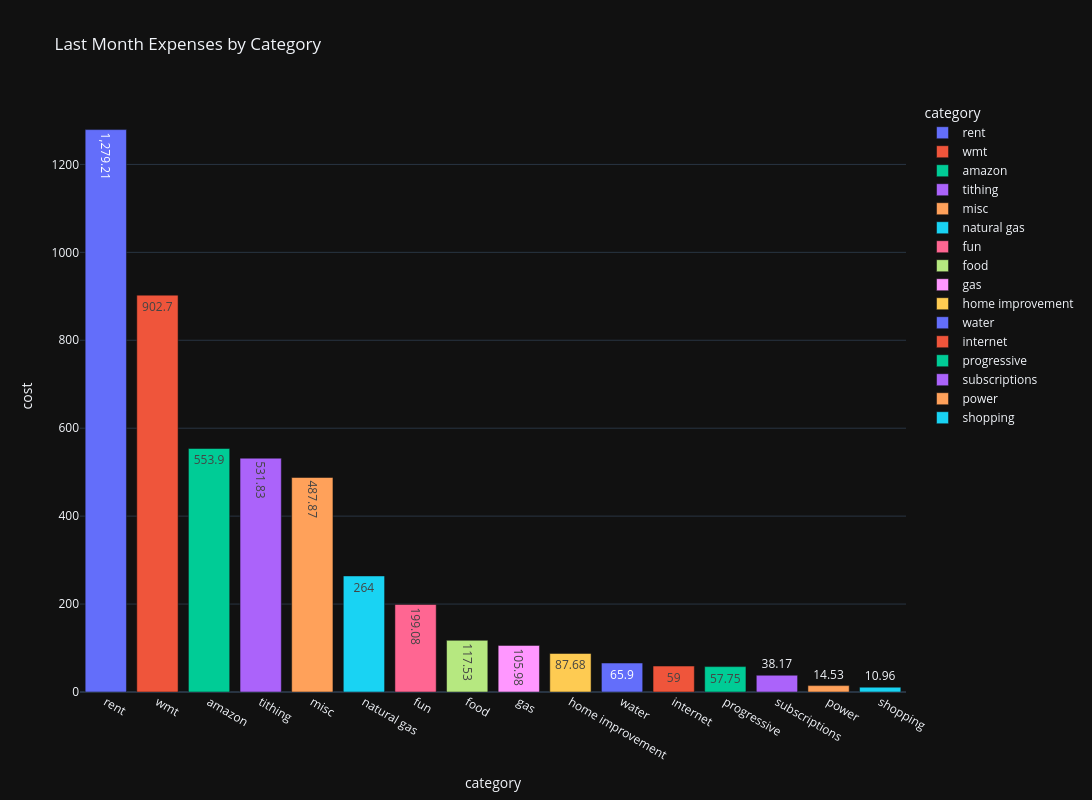

The code cell stored with this chart in its notebook:
### Markdown cell above
### Only October Numbers (wip)

### Code cell
tempDF = df.filter(pl.col('month') == last_month_int) \
            .group_by(['category']).agg(pl.sum("cost")) 

tempDF = tempDF.sort(by='cost', descending=True)

fig = px.bar(tempDF.to_pandas(), x="category", y="cost", color="category",
             title="Last Month Expenses by Category",
            #  category_orders={"monthName": month_order},
             template='plotly_dark',
             labels={'monthName':''},
             text_auto=True,
             height=800,
             width=1600)

fig.show()

### Figure 1 — Plotly figure (JSON) as saved in the notebook; plotly's stock layout.template omitted (floating-point values rounded to 4 significant figures)
{"data": [{"hovertemplate": "category=%{x}<br>cost=%{y}<extra></extra>", "legendgroup": "rent", "marker": {"color": "#636efa", "pattern": {"shape": ""}}, "name": "rent", "orientation": "v", "showlegend": true, "textposition": "auto", "texttemplate": "%{y}", "type": "bar", "x": ["rent"], "xaxis": "x", "y": [1279.0], "yaxis": "y"}, {"hovertemplate": "category=%{x}<br>cost=%{y}<extra></extra>", "legendgroup": "wmt", "marker": {"color": "#EF553B", "pattern": {"shape": ""}}, "name": "wmt", "orientation": "v", "showlegend": true, "textposition": "auto", "texttemplate": "%{y}", "type": "bar", "x": ["wmt"], "xaxis": "x", "y": [902.7], "yaxis": "y"}, {"hovertemplate": "category=%{x}<br>cost=%{y}<extra></extra>", "legendgroup": "amazon", "marker": {"color": "#00cc96", "pattern": {"shape": ""}}, "name": "amazon", "orientation": "v", "showlegend": true, "textposition": "auto", "texttemplate": "%{y}", "type": "bar", "x": ["amazon"], "xaxis": "x", "y": [553.9], "yaxis": "y"}, {"hovertemplate": "category=%{x}<br>cost=%{y}<extra></extra>", "legendgroup": "tithing", "marker": {"color": "#ab63fa", "pattern": {"shape": ""}}, "name": "tithing", "orientation": "v", "showlegend": true, "textposition": "auto", "texttemplate": "%{y}", "type": "bar", "x": ["tithing"], "xaxis": "x", "y": [531.8], "yaxis": "y"}, {"hovertemplate": "category=%{x}<br>cost=%{y}<extra></extra>", "legendgroup": "misc", "marker": {"color": "#FFA15A", "pattern": {"shape": ""}}, "name": "misc", "orientation": "v", "showlegend": true, "textposition": "auto", "texttemplate": "%{y}", "type": "bar", "x": ["misc"], "xaxis": "x", "y": [487.9], "yaxis": "y"}, {"hovertemplate": "category=%{x}<br>cost=%{y}<extra></extra>", "legendgroup": "natural gas", "marker": {"color": "#19d3f3", "pattern": {"shape": ""}}, "name": "natural gas", "orientation": "v", "showlegend": true, "textposition": "auto", "texttemplate": "%{y}", "type": "bar", "x": ["natural gas"], "xaxis": "x", "y": [264.0], "yaxis": "y"}, {"hovertemplate": "category=%{x}<br>cost=%{y}<extra></extra>", "legendgroup": "fun", "marker": {"color": "#FF6692", "pattern": {"shape": ""}}, "name": "fun", "orientation": "v", "showlegend": true, "textposition": "auto", "texttemplate": "%{y}", "type": "bar", "x": ["fun"], "xaxis": "x", "y": [199.1], "yaxis": "y"}, {"hovertemplate": "category=%{x}<br>cost=%{y}<extra></extra>", "legendgroup": "food", "marker": {"color": "#B6E880", "pattern": {"shape": ""}}, "name": "food", "orientation": "v", "showlegend": true, "textposition": "auto", "texttemplate": "%{y}", "type": "bar", "x": ["food"], "xaxis": "x", "y": [117.5], "yaxis": "y"}, {"hovertemplate": "category=%{x}<br>cost=%{y}<extra></extra>", "legendgroup": "gas", "marker": {"color": "#FF97FF", "pattern": {"shape": ""}}, "name": "gas", "orientation": "v", "showlegend": true, "textposition": "auto", "texttemplate": "%{y}", "type": "bar", "x": ["gas"], "xaxis": "x", "y": [106.0], "yaxis": "y"}, {"hovertemplate": "category=%{x}<br>cost=%{y}<extra></extra>", "legendgroup": "home improvement", "marker": {"color": "#FECB52", "pattern": {"shape": ""}}, "name": "home improvement", "orientation": "v", "showlegend": true, "textposition": "auto", "texttemplate": "%{y}", "type": "bar", "x": ["home improvement"], "xaxis": "x", "y": [87.68], "yaxis": "y"}, {"hovertemplate": "category=%{x}<br>cost=%{y}<extra></extra>", "legendgroup": "water", "marker": {"color": "#636efa", "pattern": {"shape": ""}}, "name": "water", "orientation": "v", "showlegend": true, "textposition": "auto", "texttemplate": "%{y}", "type": "bar", "x": ["water"], "xaxis": "x", "y": [65.9], "yaxis": "y"}, {"hovertemplate": "category=%{x}<br>cost=%{y}<extra></extra>", "legendgroup": "internet", "marker": {"color": "#EF553B", "pattern": {"shape": ""}}, "name": "internet", "orientation": "v", "showlegend": true, "textposition": "auto", "texttemplate": "%{y}", "type": "bar", "x": ["internet"], "xaxis": "x", "y": [59.0], "yaxis": "y"}, {"hovertemplate": "category=%{x}<br>cost=%{y}<extra></extra>", "legendgroup": "progressive", "marker": {"color": "#00cc96", "pattern": {"shape": ""}}, "name": "progressive", "orientation": "v", "showlegend": true, "textposition": "auto", "texttemplate": "%{y}", "type": "bar", "x": ["progressive"], "xaxis": "x", "y": [57.75], "yaxis": "y"}, {"hovertemplate": "category=%{x}<br>cost=%{y}<extra></extra>", "legendgroup": "subscriptions", "marker": {"color": "#ab63fa", "pattern": {"shape": ""}}, "name": "subscriptions", "orientation": "v", "showlegend": true, "textposition": "auto", "texttemplate": "%{y}", "type": "bar", "x": ["subscriptions"], "xaxis": "x", "y": [38.17], "yaxis": "y"}, {"hovertemplate": "category=%{x}<br>cost=%{y}<extra></extra>", "legendgroup": "power", "marker": {"color": "#FFA15A", "pattern": {"shape": ""}}, "name": "power", "orientation": "v", "showlegend": true, "textposition": "auto", "texttemplate": "%{y}", "type": "bar", "x": ["power"], "xaxis": "x", "y": [14.53], "yaxis": "y"}, {"hovertemplate": "category=%{x}<br>cost=%{y}<extra></extra>", "legendgroup": "shopping", "marker": {"color": "#19d3f3", "pattern": {"shape": ""}}, "name": "shopping", "orientation": "v", "showlegend": true, "textposition": "auto", "texttemplate": "%{y}", "type": "bar", "x": ["shopping"], "xaxis": "x", "y": [10.96], "yaxis": "y"}], "layout": {"barmode": "relative", "height": 800, "legend": {"title": {"text": "category"}, "tracegroupgap": 0}, "title": {"text": "Last Month Expenses by Category"}, "width": 1600, "xaxis": {"anchor": "y", "categoryarray": ["rent", "wmt", "amazon", "tithing", "misc", "natural gas", "fun", "food", "gas", "home improvement", "water", "internet", "progressive", "subscriptions", "power", "shopping"], "categoryorder": "array", "domain": [0, 1], "title": {"text": "category"}}, "yaxis": {"anchor": "x", "domain": [0, 1], "title": {"text": "cost"}}}}
